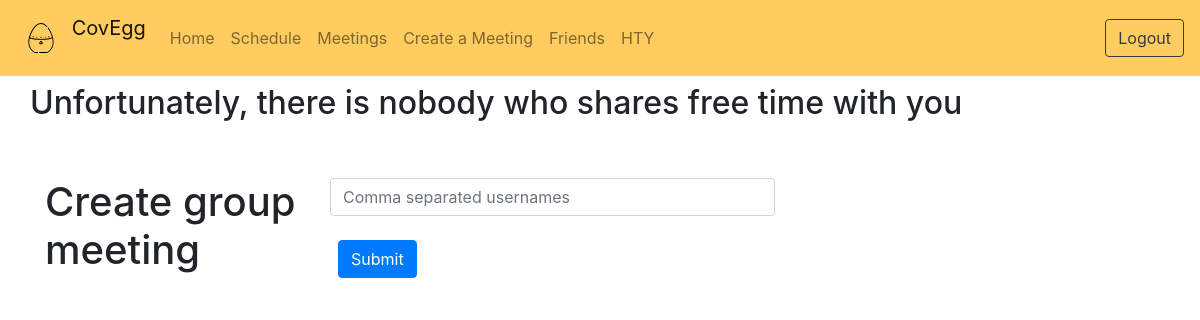
Page /create_meeting (signed in) on the earlier database version.
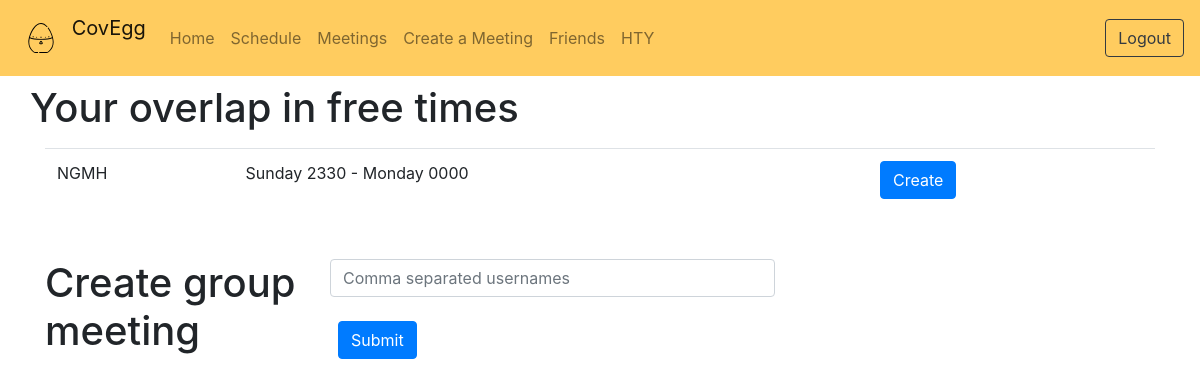
Same page on the later database version.
### tables this page shows
CREATE TABLE users(username text PRIMARY KEY, phone integer, email text, password text, schedule text, friends text, pfriends text, meetings text);

### app.py (the view, shortened to what this page needs)
@app.route("/create_meeting", methods=["GET", "POST"])
def create_meeting():
    username = get_username()
    if not username:
        return redirect(url_for("login"))
    over = db.findoverlaps(username)
    if over == 0:
        return render_template("create_meeting.html", olength=0, username=username)
    overs = []
    for i in range(len(over)):
        overs.append(list(over[i]))
        overs[i][1] = parse_stime(over[i][1])
    olength = len(over)
    if request.method == "GET":
        return render_template("create_meeting.html", overs=overs, over=over, olength=olength, username=username)

### app.py (called while the page is built)
def get_username():
    if "username" in session: return session["username"]
    return False

def parse_stime(num):
    day = int(num / 48)
    hour = int(num % 24)
    half = int(num % 2)
    days = ["Monday", "Tuesday", "Wednesday", "Thursday", "Friday", "Saturday", "Sunday"]
    bruh = str(hour*100+half*30)
    while len(bruh) < 4: bruh = "0"+bruh
    time = days[day]+" "+bruh+" - "
    pday = day
    half += 1
    if half == 2:
        half = 0
        hour += 1
        if hour == 24:
            hour = 0
            day += 1
            if day == 7:
                day = 0
    if pday != day: time += days[day]
    bruh = str(hour*100+half*30)
    while len(bruh) < 4: bruh = "0"+bruh
    time += " "+bruh
    return time

### templates/create_meeting.html (shortened to what this page needs)
<!DOCTYPE html>
<html>
{% include 'head.html' %}
  <body>
	<div>
      {% include 'navbar.html' %}
        <div class="container">
          {% if olength != 0 %}
          <div class="row my-2">
            <h1>Your overlap in free times</h1>
          </div>
          <table class="table">
              {% for overlap in range(olength) %}
              <tr>
                  <td>{{ overs[overlap][0] }}</td>
                  <td>{{ overs[overlap][1] }}</td>
                  <td>
                      <form action="/create_meeting" method="POST">
                        <input type=submit value="Create" class="btn btn-primary mx-2">
                      </form>
                  </td>
              </tr>
              {% endfor %}
          </table>
        {% else %}
        <div class="row my-2">
          <h2>Unfortunately, there is nobody who shares free time with you</h2>
        </div>
        {% endif %}
        </div>
        <div class="container">
        <div class="row my-5">
          <div class="col-3">
          <h1>Create group meeting</h1>
          </div>
          <div class="col-5">
          <form action="/create_meeting" method="POST">
            <div class="form-group">
            <input type="text" name="usernames" placeholder="Comma separated usernames" class="form-control"><br>
            <input type=submit class="btn btn-primary mx-2">
            </div>
          </form>
          </div>
        </div>
	</div>
  </body>
</html>

Differences in the rows shown:
now on this page (row edited): users: username "NGMH", overs "Sunday 2330 - Monday 0000"
Other differences:
text no longer shown: "Unfortunately, there is nobody who shares free time with you"
text now shown: "Your overlap in free times"
